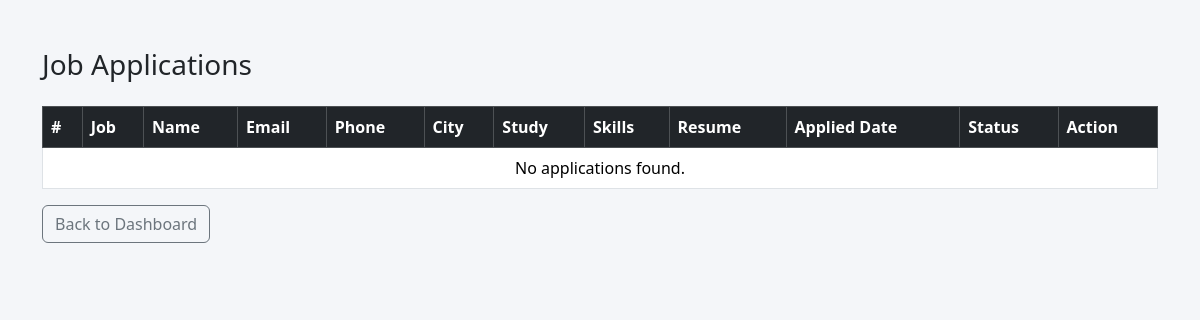
The page /user/view_app/ (signed in) on the database as committed earlier.
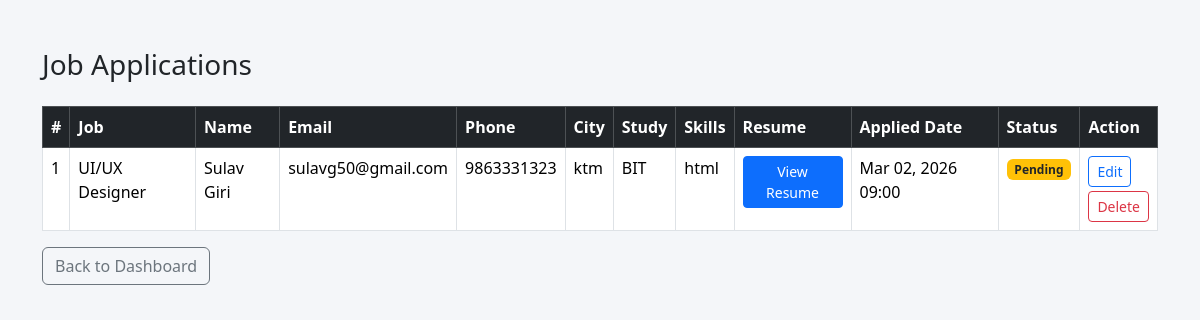
The same page on the database as committed later.
### user/models.py (models this page shows, shortened)
class JobApplication(models.Model):
    STATUS_PENDING = "pending"
    STATUS_APPROVED = "approved"
    STATUS_REJECTED = "rejected"
    STATUS_CHOICES = [
        (STATUS_PENDING, "Pending"),
        (STATUS_APPROVED, "Approved"),
        (STATUS_REJECTED, "Rejected"),
    ]
    user = models.ForeignKey(User, on_delete=models.CASCADE, related_name="applications")
    job = models.ForeignKey(AddJob, on_delete=models.CASCADE, related_name="applications")
    full_name = models.CharField(max_length=150)
    email = models.EmailField()
    phone = models.CharField(max_length=30)
    city = models.CharField(max_length=100)
    study = models.CharField(max_length=150)
    skills = models.TextField()
    resume = models.FileField(upload_to="resumes/")
    status = models.CharField(max_length=20, choices=STATUS_CHOICES, default=STATUS_PENDING)
    created_at = models.DateTimeField(auto_now_add=True)
    class Meta:
        ordering = ["-created_at"]

### employer/models.py (models this page shows, shortened)
class AddJob(models.Model):
    employer = models.ForeignKey(Employer, on_delete=models.CASCADE, related_name="jobs")
    job_title = models.CharField(max_length=150)
    company_name = models.CharField(max_length=150)
    job_image = models.FileField(upload_to="job_images/", blank=True, null=True)
    location = models.CharField(max_length=150)
    job_description = models.TextField()
    salary = models.CharField(max_length=100, blank=True)
    is_active = models.BooleanField(default=True)
    created_at = models.DateTimeField(auto_now_add=True)

### user/views.py (the view)
# urls.py: path('view_app/', views.view_app, name='view_app'),
def view_app(request):
    user_id = request.session.get('user_id')
    if not user_id:
        messages.error(request, "Please login first.")
        return redirect('user_log')
    try:
        user = User.objects.get(id=user_id)
    except User.DoesNotExist:
        request.session.pop('user_id', None)
        messages.error(request, "Session expired. Please login again.")
        return redirect('user_log')
    applications = JobApplication.objects.filter(user=user).select_related("job").order_by("-created_at")
    return render(request, 'view_app.html', {"applications": applications, "user": user})

### user/templates/view_app.html (shortened to what this page needs)
<!DOCTYPE html>
<html lang="en">
<head>
    <link href="https://cdn.jsdelivr.net/npm/bootstrap@5.3.2/dist/css/bootstrap.min.css" rel="stylesheet">
</head>
<body style="background-color:#f4f6f9;">
<div class="container mt-5">
    <h3 class="mb-4">Job Applications</h3>
    <div class="table-responsive">
        <table class="table table-bordered table-hover">
            <thead class="table-dark">
                <tr>
                    <th>#</th>
                    <th>Job</th>
                    <th>Name</th>
                    <th>Email</th>
                    <th>Phone</th>
                    <th>City</th>
                    <th>Study</th>
                    <th>Skills</th>
                    <th>Resume</th>
                    <th>Applied Date</th>
                    <th>Status</th>
                    <th>Action</th>
                </tr>
            </thead>
            <tbody>
                {% for application in applications %}
                <tr>
                    <td>{{ forloop.counter }}</td>
                    <td>{{ application.job.job_title }}</td>
                    <td>{{ application.full_name }}</td>
                    <td>{{ application.email }}</td>
                    <td>{{ application.phone }}</td>
                    <td>{{ application.city }}</td>
                    <td>{{ application.study }}</td>
                    <td>{{ application.skills }}</td>
                    <td>
                        {% if application.resume %}
                            <a href="{{ application.resume.url }}" target="_blank" class="btn btn-sm btn-primary">View Resume</a>
                        {% else %}
                            No Resume
                        {% endif %}
                    </td>
                    <td>{{ application.created_at|date:"M d, Y H:i" }}</td>
                    <td>
                        {% if application.status == "approved" %}
                            <span class="badge bg-success">Approved</span>
                        {% elif application.status == "rejected" %}
                            <span class="badge bg-danger">Rejected</span>
                        {% else %}
                            <span class="badge bg-warning text-dark">Pending</span>
                        {% endif %}
                    </td>
                    <td>
                        <a href="{% url 'edit_application' application.id %}" class="btn btn-sm btn-outline-primary mb-1">Edit</a>
                        <form method="post" action="{% url 'delete_application' application.id %}" onsubmit="return confirm('Are you sure you want to delete this application?');">
                            <button type="submit" class="btn btn-sm btn-outline-danger">Delete</button>
                        </form>
                    </td>
                </tr>
                {% empty %}
                <tr>
                    <td colspan="12" class="text-center">No applications found.</td>
                </tr>
                {% endfor %}
            </tbody>
        </table>
    </div>
    <a href="{% url 'user_dash' %}" class="btn btn-outline-secondary">Back to Dashboard</a>
</div>
</body>
</html>

Rows that differ between the two databases and show on the page:
added JobApplication: job.job_title "UI/UX Designer", full_name "Sulav Giri", email "sulavg50@gmail.com", phone "9863331323", city "ktm", study "BIT", skills "html", created_at "Mar 02, 2026 09:00", status "Pending"
Other text that changed with them:
text no longer shown: "No applications found."
